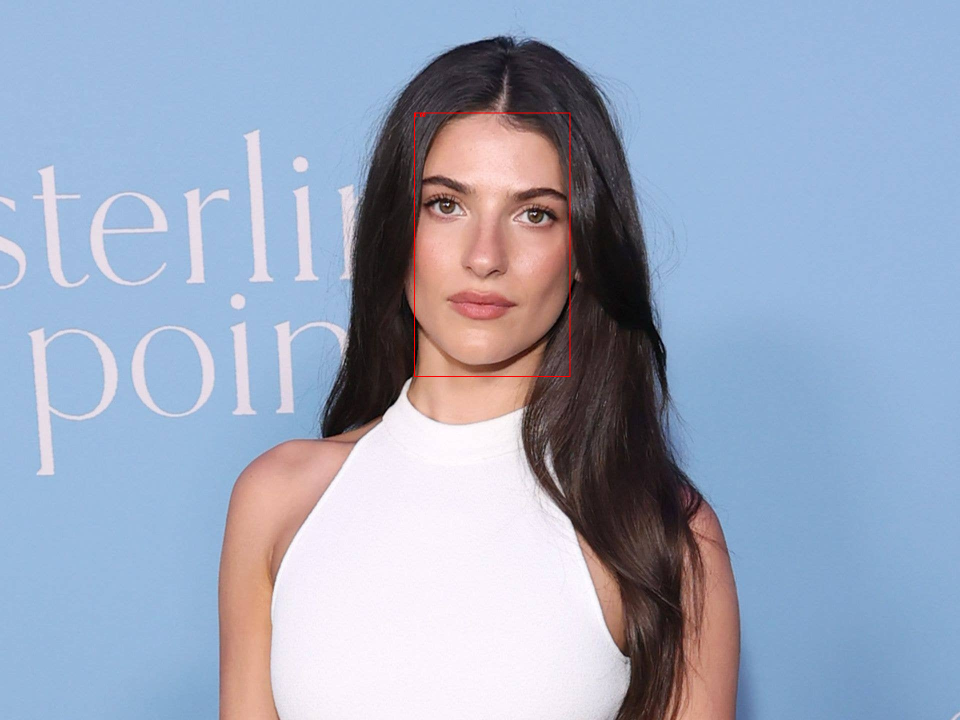
#> input picture lab08/output_detected.png, 1920 x 1440 px (shown at 1/2 size)
$ python -i detect_face.py   (imports and definitions only)
#> lines starting #> are read from the running program, lines starting #| are printed output that depends on the picture; after the words box and inside, x2 and y2 are one past the last pixel; in counts of white or black regions, pixels touching at a corner belong together
import numpy as np
import onnxruntime as ort
from PIL import Image, ImageDraw
import warnings
from scipy.ndimage import convolve, gaussian_filter

MODEL_PATH = "version-RFB-320.onnx"

# [1 line not run here, left out]

# [1 line that did not run here, left out]
# [1 line that did not run here, left out]

# 3. Use only available providers to prevent the provider fallback warning
desired_providers = ['CUDAExecutionProvider', 'CPUExecutionProvider']
# [1 line that did not run here, left out]

# face detection
# [76 lines left out: functions hard_nms, detect_faces, not called in this run]

# Edge detection
def non_maximum_suppression(magnitude, angle):
    output = np.zeros(magnitude.shape, dtype=np.float32)
    angle_deg = np.rad2deg(angle) % 180

    for i in range(1, magnitude.shape[0] - 1):
        for j in range(1, magnitude.shape[1] - 1):
            if (0 <= angle_deg[i, j] < 22.5) or (157.5 <= angle_deg[i, j] <= 180):
                q = magnitude[i, j + 1]
                r = magnitude[i, j - 1]
            elif (22.5 <= angle_deg[i, j] < 67.5):
                q = magnitude[i + 1, j - 1]
                r = magnitude[i - 1, j + 1]
            elif (67.5 <= angle_deg[i, j] < 112.5):
                q = magnitude[i + 1, j]
                r = magnitude[i - 1, j]
            elif (112.5 <= angle_deg[i, j] < 157.5):
                q = magnitude[i - 1, j - 1]
                r = magnitude[i + 1, j + 1]

            if (magnitude[i, j] >= q) and (magnitude[i, j] >= r):
                output[i, j] = magnitude[i, j]
            else:
                output[i, j] = 0

    return output

def hysteresis_thresholding(img, low_thresh, high_thresh):
    strong = 255
    weak = 50
    suppressed = 0

    output = np.zeros(img.shape, dtype=np.uint8)
    output[img >= high_thresh] = strong
    output[(img >= low_thresh) & (img < high_thresh)] = weak

    for i in range(1, img.shape[0] - 1):
            for j in range(1, img.shape[1] - 1):
                if output[i, j] == weak:
                    patch = output[i - 1:i + 2, j - 1:j + 2]
                    if np.any(patch == strong):
                        output[i, j] = strong
                    else:
                        output[i, j] = 0

    output[output == weak] = 0

    return output

def canny_scipy(image_path, output_path="edges_scipy.png", low=20, high=60):
#> called with image_path = 'output_detected.png', output_path = 'edges_scipy.png', low = 20, high = 60
    image = Image.open(image_path).convert("L")
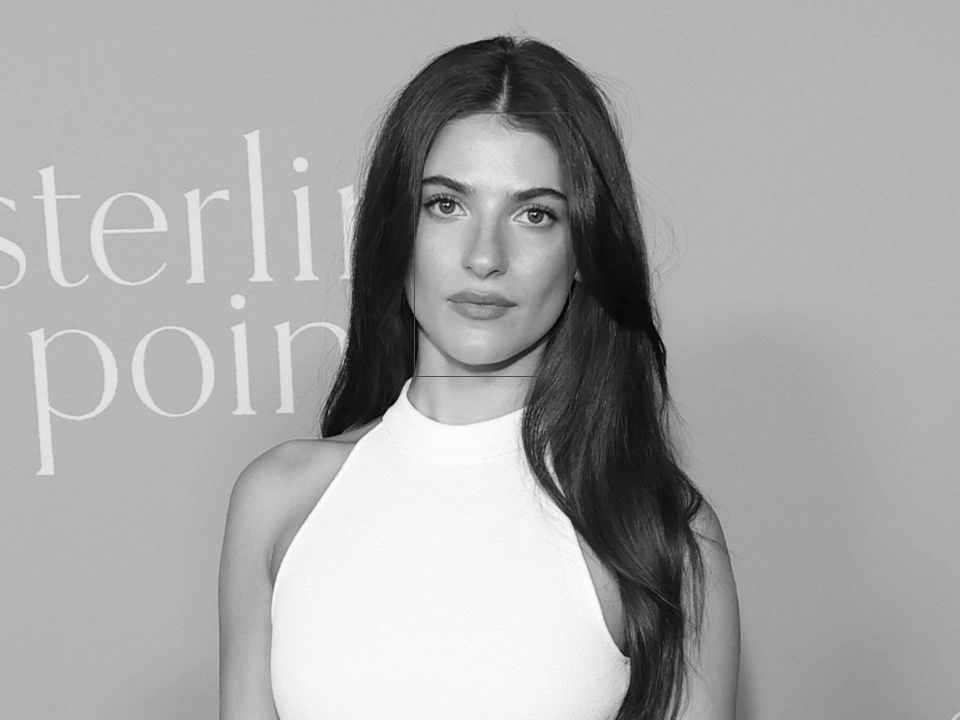
#> image: PIL image 1920x1440 L (shown at 1/2 size); min 0, max 255, mean 166.9
    image_np = np.array(image, dtype=np.float32)
    smoothed = gaussian_filter(image_np, sigma=1.4)

    Kx = np.array([[-1, 0, 1], [-2, 0, 2], [-1, 0, 1]])
    Ky = np.array([[1, 2, 1], [0, 0, 0], [-1, -2, -1]])

    Ix = convolve(smoothed, Kx)
    Iy = convolve(smoothed, Ky)
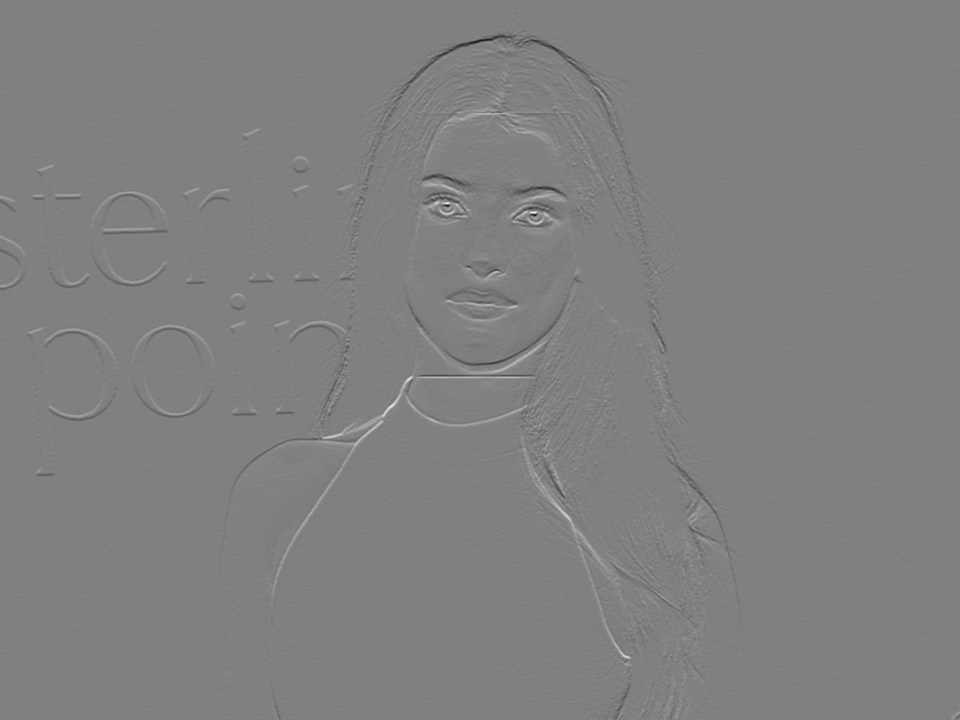
#> Iy: shape (1440, 1920) float32 (shown at 1/2 size); min -326, max 321.4, mean 0; drawn with min black and max white

    magnitude = np.hypot(Ix, Iy)
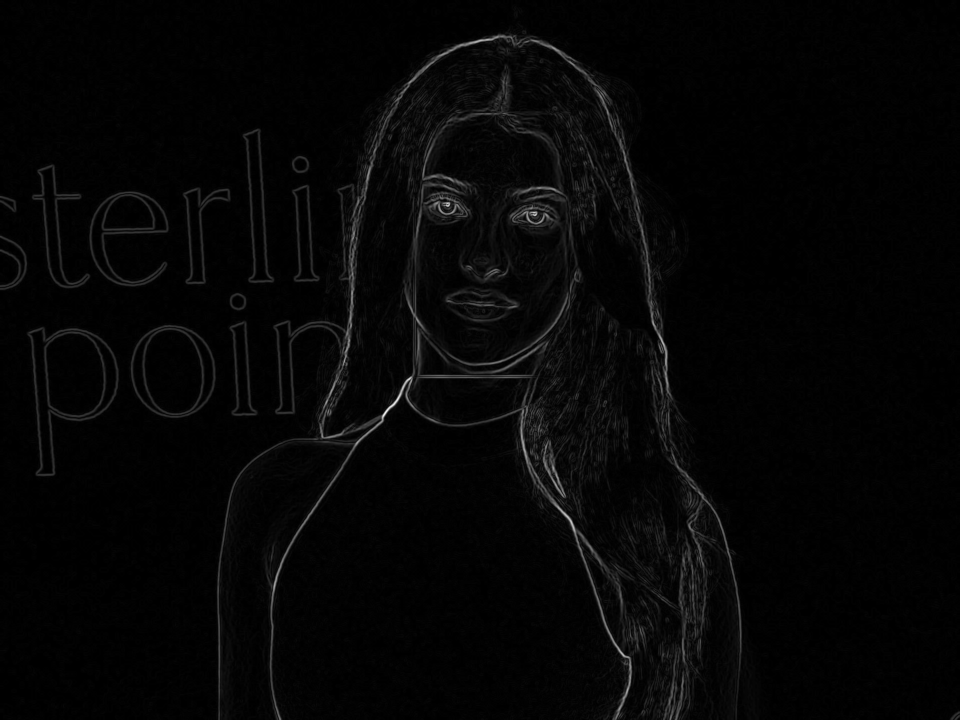
#> magnitude: shape (1440, 1920) float32 (shown at 1/2 size); min 0, max 389, mean 8.9; drawn with min black and max white
    max_magnitude = np.max(magnitude)
#> max_magnitude = 389
    if max_magnitude > 0:
        magnitude = (magnitude / max_magnitude) * 255.0
    angle = np.arctan2(Iy, Ix)
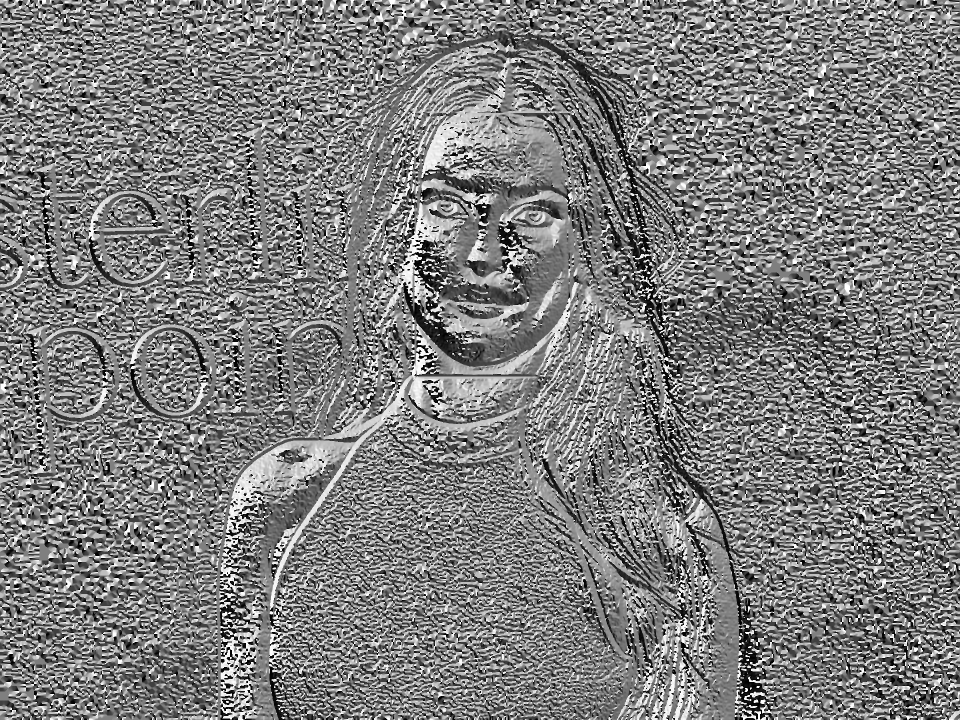
#> angle: shape (1440, 1920) float32 (shown at 1/2 size); min -3.14, max 3.14, mean -0.0445; drawn with min black and max white

    nms_output = non_maximum_suppression(magnitude, angle)
#> in non_maximum_suppression, `angle_deg = np.rad2deg(angle) % 180`:
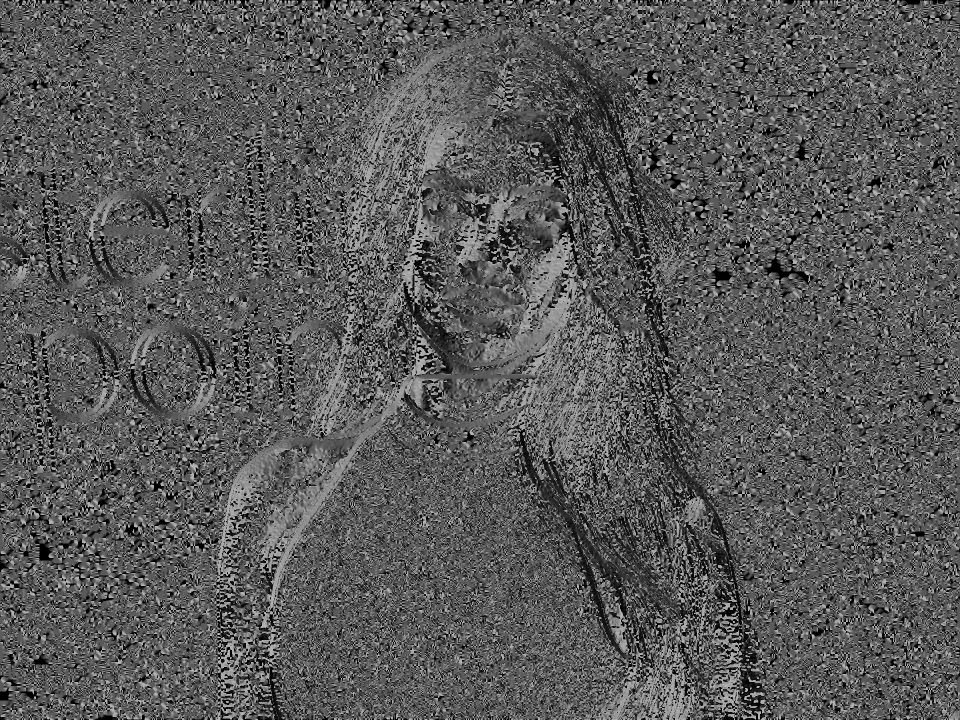
#> angle_deg: shape (1440, 1920) float32 (shown at 1/2 size); min 0, max 180, mean 89.1

    edges = hysteresis_thresholding(nms_output, low_thresh=low, high_thresh=high)
#> after the loop in hysteresis_thresholding, `for i in range(1, img.shape[0] - 1):`:
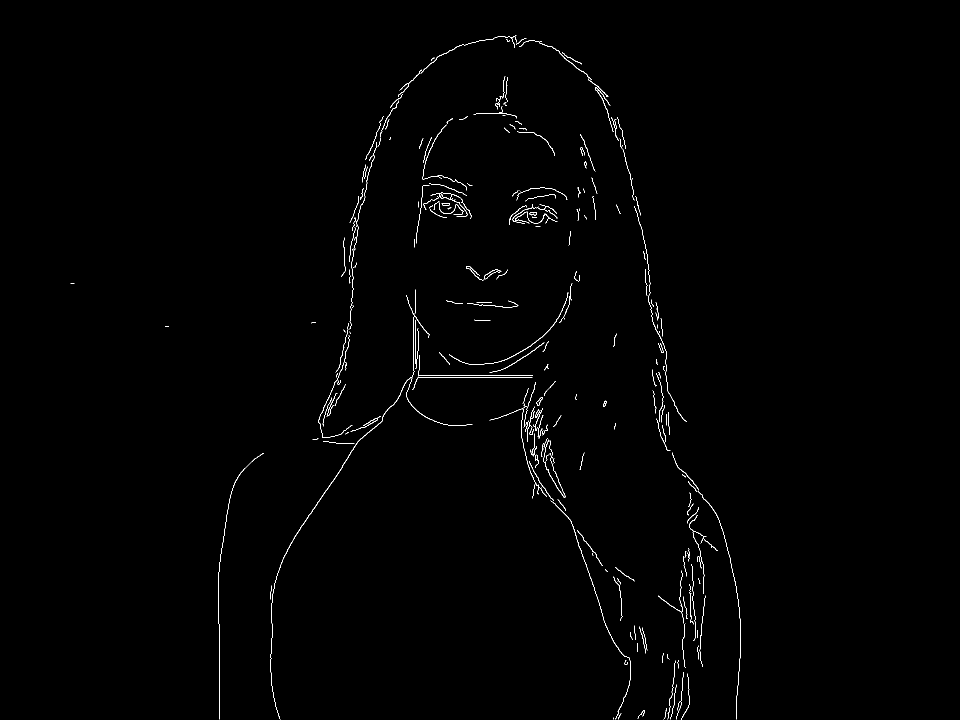
#> output: shape (1440, 1920) (shown at 1/2 size); 0.62% white in thin lines or dots, all inside (x1, y1, x2, y2) = (141, 71, 1482, 1439)
    edges_image = Image.fromarray(edges)
    edges_image.save(output_path)

# [3 lines not run here, left out]

>>> result = canny_scipy('output_detected.png')
